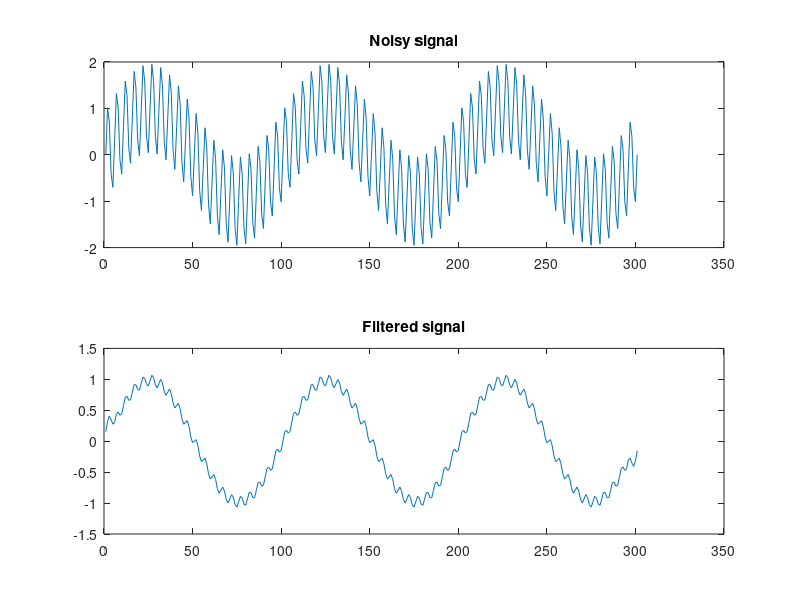

The MATLAB source for this figure:
%%%%%%%%%%%%%%%%%%%%%%%%%%%%%%%%%%%%%%%%%%%
%%%%%%%%%%%%%%  FILTER FIR %%%%%%%%%%%%%%
%%%%%%%%%%%%%%%%%%%%%%%%%%%%%%%%%%%%%%%%%%%

%%%%%%%%%%%%%%%%%%%%%%%%%%%%%%%%%%%%%%%%%%%
%%%%%%%%%%%% Load input signal %%%%%%%%%%%%
%%%%%%%%%%%%%%%%%%%%%%%%%%%%%%%%%%%%%%%%%%%
% Signal example created by Convolution.m
% in "Desing the input signal"
input_signal= load('_signal_20hz_1hz.txt');

%%%%%%%%%%%%%%%%%%%%%%%%%%%%%%%%%%%%%%%%%%%
%%%%%%%%%%%% Filter %%%%%%%%%%%%
%%%%%%%%%%%%%%%%%%%%%%%%%%%%%%%%%%%%%%%%%%%

filter_points = 11;
filtered_signal = movmean(input_signal,filter_points);
subplot(2,1,1);
plot(input_signal);
title('Noisy signal');
subplot(2,1,2);
plot(filtered_signal);
title('Filtered signal');
shg

